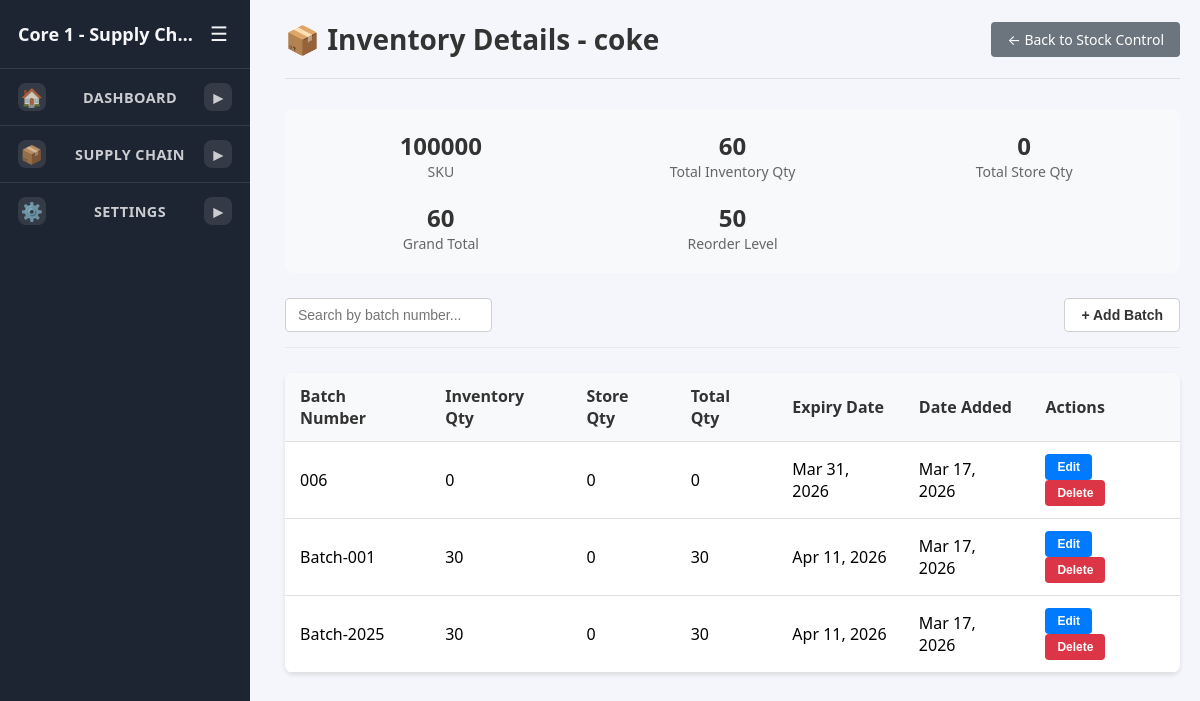
The page /core1/inventory_details.php?product_id=1 on the database its author committed.
### tables this page shows
CREATE TABLE `products` (
  `id` int(11) NOT NULL,
  `sku` varchar(50) NOT NULL,
  `barcode` varchar(100) DEFAULT NULL,
  `product_name` varchar(255) NOT NULL,
  `description` text DEFAULT NULL,
  `category_id` int(11) NOT NULL,
  `cost_price` decimal(10,2) NOT NULL,
  `store_price` decimal(10,2) NOT NULL,
  `reorder_level` int(11) DEFAULT 0,
  `stock_quantity` int(11) DEFAULT 0,
  `status` enum('active','inactive','low_stock') DEFAULT 'active',
  `created_at` timestamp NOT NULL DEFAULT current_timestamp(),
  `updated_at` timestamp NOT NULL DEFAULT current_timestamp() ON UPDATE current_timestamp()
);

CREATE TABLE `inventory` (
  `id` int(11) NOT NULL,
  `product_id` int(11) NOT NULL,
  `batch_number` varchar(50) DEFAULT NULL,
  `inventory_quantity` int(11) DEFAULT 0,
  `store_quantity` int(11) DEFAULT 0,
  `expiry_date` date DEFAULT NULL,
  `created_at` timestamp NOT NULL DEFAULT current_timestamp(),
  `updated_at` timestamp NOT NULL DEFAULT current_timestamp() ON UPDATE current_timestamp()
);

### core1/inventory_details.php (the view, shortened to what this page needs)
<?php
include '../includes/db.php';
$product_id = isset($_GET['product_id']) ? intval($_GET['product_id']) : 0;
$product_sql = "SELECT p.*, pc.category_name FROM products p LEFT JOIN product_categories pc ON p.category_id = pc.id WHERE p.id = $product_id";
$product_result = $conn->query($product_sql);
$product = $product_result->fetch_assoc();
?>
<!DOCTYPE html>
<html>
<head>
    <link rel="stylesheet" href="../includes/styles.css">
</head>
<body>
<div class="sidebar" id="sidebar">
    <div class="brand">
        <h1>Core 1 - Supply Chain</h1>
        <button id="sidebarToggle" aria-label="Toggle navigation">☰</button>
    </div>
    <ul class="nav-list">
        <li class="nav-section">
            <div class="nav-section-title" data-expanded="false">
                <span class="nav-section-icon" aria-hidden="true">🏠</span>
                <span class="nav-section-label">Dashboard</span>
                <span class="nav-icon" aria-hidden="true">▾</span>
            </div>
        </li>
        <li class="nav-section">
            <div class="nav-section-title" data-expanded="false">
                <span class="nav-section-icon" aria-hidden="true">📦</span>
                <span class="nav-section-label">Supply Chain</span>
                <span class="nav-icon" aria-hidden="true">▾</span>
            </div>
        </li>
        <li class="nav-section">
            <div class="nav-section-title" data-expanded="false">
                <span class="nav-section-icon" aria-hidden="true">⚙️</span>
                <span class="nav-section-label">Settings</span>
                <span class="nav-icon" aria-hidden="true">▾</span>
            </div>
        </li>
    </ul>
</div>
<div class="main" id="mainContent">
    <div class="page-header">
        <h2>📦 Inventory Details - <?php echo htmlspecialchars($product['product_name']); ?></h2>
        <a href="IntryTracking_StckCtrl.php" class="back-btn">← Back to Stock Control</a>
    </div>
    <div class="product-summary">
        <div class="summary-item">
            <div class="summary-value"><?php echo htmlspecialchars($product['sku']); ?></div>
            <div class="summary-label">SKU</div>
        </div>
        <div class="summary-item">
            <div class="summary-value">
                <?php
                $inventory_sql = "SELECT COALESCE(SUM(inventory_quantity), 0) as total_inv, COALESCE(SUM(store_quantity), 0) as total_store FROM inventory WHERE product_id = $product_id";
                $inventory_result = $conn->query($inventory_sql);
                $inventory_data = $inventory_result->fetch_assoc();
                $total_inventory = $inventory_data['total_inv'];
                $total_store = $inventory_data['total_store'];
                $grand_total = $total_inventory + $total_store;
                echo $total_inventory;
                ?>
            </div>
            <div class="summary-label">Total Inventory Qty</div>
        </div>
        <div class="summary-item">
            <div class="summary-value"><?php echo $total_store; ?></div>
            <div class="summary-label">Total Store Qty</div>
        </div>
        <div class="summary-item">
            <div class="summary-value"><?php echo $grand_total; ?></div>
            <div class="summary-label">Grand Total</div>
        </div>
        <div class="summary-item">
            <div class="summary-value"><?php echo $product['reorder_level']; ?></div>
            <div class="summary-label">Reorder Level</div>
        </div>
    </div>
    <div class="filter-bar">
        <div class="filter-bar-item">
            <input type="text" id="searchInput" placeholder="Search by batch number...">
        </div>
        <button class="add-btn" onclick="openInventoryModal()">+ Add Batch</button>
    </div>
    <div class="table-section">
        <div class="table-container">
            <table id="inventoryTable">
                <thead>
                    <tr>
                        <th>Batch Number</th>
                        <th>Inventory Qty</th>
                        <th>Store Qty</th>
                        <th>Total Qty</th>
                        <th>Expiry Date</th>
                        <th>Date Added</th>
                        <th>Actions</th>
                    </tr>
                </thead>
                <tbody id="inventoryTableBody">
                    <?php
                    $batches_sql = "SELECT * FROM inventory WHERE product_id = $product_id ORDER BY created_at DESC";
                    $batches_result = $conn->query($batches_sql);
                    if ($batches_result->num_rows > 0) {
                        while ($batch = $batches_result->fetch_assoc()) {
                            $batch_total = $batch['inventory_quantity'] + $batch['store_quantity'];
                            echo "<tr>
                                <td>" . htmlspecialchars($batch['batch_number'] ?: '-') . "</td>
                                <td>" . $batch['inventory_quantity'] . "</td>
                                <td>" . $batch['store_quantity'] . "</td>
                                <td>" . $batch_total . "</td>
                                <td>" . ($batch['expiry_date'] ? date('M d, Y', strtotime($batch['expiry_date'])) : '-') . "</td>
                                <td>" . date('M d, Y', strtotime($batch['created_at'])) . "</td>
                                <td>
                                    <button class='edit-btn' onclick='editBatch(" . $batch['id'] . ")'>Edit</button>
                                    <button class='delete-btn' onclick='deleteBatch(" . $batch['id'] . ")'>Delete</button>
                                </td>
                            </tr>";
                        }
                    } else {
                        echo "<tr><td colspan='7'><div class='empty-state'><p>No inventory batches found for this product.</p></div></td></tr>";
                    }
                    ?>
                </tbody>
            </table>
        </div>
    </div>
</div>
</body>
</html>

### includes/styles.css (style rules this page uses)
:root { --sidebar-width: 250px; --sidebar-collapsed: 70px; --sidebar-bg: #1e2532; --sidebar-text: #f6f6f8; --content-bg: #f4f6fb; --card-bg: #ffffff; --card-shadow: rgba(0, 0, 0, 0.1); }
* { box-sizing: border-box; }
body { margin: 0; font-family: system-ui, -apple-system, BlinkMacSystemFont, 'Segoe UI', sans-serif; display: flex; min-height: 100vh; background: var(--content-bg); }
.sidebar { width: var(--sidebar-width); flex-shrink: 0; background: var(--sidebar-bg); color: var(--sidebar-text); transition: width 0.25s ease; display: flex; flex-direction: column; overflow: hidden; }
.sidebar .brand { padding: 20px 18px; display: flex; align-items: center; justify-content: space-between; gap: 10px; }
.sidebar .brand h1 { font-size: 18px; margin: 0; white-space: nowrap; overflow: hidden; text-overflow: ellipsis; }
.sidebar .brand button { background: transparent; border: none; color: inherit; font-size: 20px; cursor: pointer; padding: 4px; line-height: 1; }
.nav-list { list-style: none; padding: 0; margin: 0; flex: 1; overflow-y: auto; }
.nav-list li { width: 100%; }
.nav-section { border-top: 1px solid rgba(255, 255, 255, 0.1); }
.nav-section-title { padding: 14px 18px; font-weight: 600; font-size: 0.9rem; text-transform: uppercase; letter-spacing: 0.03em; opacity: 0.8; cursor: pointer; display: flex; align-items: center; justify-content: space-between; gap: 8px; }
.nav-section-icon, .nav-section-label, .nav-section-title .nav-icon { display: inline-flex; align-items: center; justify-content: center; }
.nav-section-icon { width: 28px; height: 28px; border-radius: 8px; background: rgba(255, 255, 255, 0.12); font-size: 18px; }
.nav-section-label { flex: 1; margin-left: 10px; text-align: left; }
.nav-icon { width: 28px; height: 28px; display: inline-flex; align-items: center; justify-content: center; border-radius: 8px; background: rgba(255, 255, 255, 0.12); font-size: 18px; }
.main { flex: 1; padding: 28px; transition: margin 0.25s ease; margin-left: 20px; min-height: 100vh; width: calc(100vw - var(--sidebar-width) - 40px); }
.page-header { display: flex; align-items: center; justify-content: space-between; gap: 14px; margin-bottom: 26px; }
.page-header h2 { margin: 0; font-size: 28px; }
.table-container { overflow-x: auto; border-radius: 8px; box-shadow: 0 4px 12px rgba(0, 0, 0, 0.1); }
.edit-btn, .delete-btn { padding: 6px 12px; border: none; border-radius: 4px; font-size: 12px; font-weight: 600; cursor: pointer; transition: all 0.3s ease; }
.edit-btn { background: #007bff; color: white; }
.delete-btn { background: #dc3545; color: white; }
.table-container { background: white; border-radius: 8px; box-shadow: 0 2px 10px rgba(0,0,0,0.1); overflow-x: auto; -webkit-overflow-scrolling: touch; max-width: 100%; position: relative; }
.table-container::before { content: "← Scroll horizontally for more columns"; position: absolute; top: -25px; right: 0; font-size: 12px; color: #666; background: rgba(255, 255, 255, 0.9); padding: 2px 8px; border-radius: 4px; display: none; }
@media (max-width: 1200px) { .main { padding: 20px; margin-left: 15px; } }

### rows shown on the page
products: product_name "coke", sku "100000", reorder_level "50"
inventory: batch_number "006", inventory_quantity "0", store_quantity "0", expiry_date "Mar 31, 2026", created_at "Mar 17, 2026"
inventory: batch_number "Batch-001", inventory_quantity "30", store_quantity "0", expiry_date "Apr 11, 2026", created_at "Mar 17, 2026"
inventory: batch_number "Batch-2025", inventory_quantity "30", store_quantity "0", expiry_date "Apr 11, 2026", created_at "Mar 17, 2026"

### other values the page prints
$total_inventory "60"
$total_store "0"
$grand_total "60"
